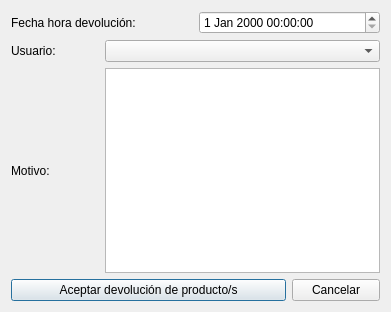
<?xml version="1.0" encoding="UTF-8"?>
<ui version="4.0">
 <class>frmCausaDevolucion</class>
 <widget class="QDialog" name="frmCausaDevolucion">
  <property name="geometry">
   <rect>
    <x>0</x>
    <y>0</y>
    <width>391</width>
    <height>312</height>
   </rect>
  </property>
  <property name="windowTitle">
   <string>Devolución de Ticket completo.</string>
  </property>
  <layout class="QGridLayout" name="gridLayout">
   <item row="0" column="0" colspan="2">
    <widget class="QLabel" name="label">
     <property name="text">
      <string>Fecha hora devolución:</string>
     </property>
    </widget>
   </item>
   <item row="0" column="2" colspan="2">
    <widget class="QDateTimeEdit" name="dateDevolucion"/>
   </item>
   <item row="1" column="0">
    <widget class="QLabel" name="label_2">
     <property name="text">
      <string>Usuario:</string>
     </property>
    </widget>
   </item>
   <item row="1" column="1" colspan="3">
    <widget class="QComboBox" name="cmbUsuario"/>
   </item>
   <item row="2" column="0">
    <widget class="QLabel" name="label_3">
     <property name="text">
      <string>Motivo:</string>
     </property>
    </widget>
   </item>
   <item row="2" column="1" colspan="3">
    <widget class="QTextEdit" name="txtMotivo"/>
   </item>
   <item row="3" column="0" colspan="3">
    <widget class="QPushButton" name="btnAceptar">
     <property name="text">
      <string>Aceptar devolución de producto/s</string>
     </property>
     <property name="icon">
      <iconset resource="../maya.qrc">
       <normaloff>:/Icons/PNG/OK.png</normaloff>:/Icons/PNG/OK.png</iconset>
     </property>
    </widget>
   </item>
   <item row="3" column="3">
    <widget class="QPushButton" name="btnCancelar">
     <property name="text">
      <string>Cancelar</string>
     </property>
     <property name="icon">
      <iconset resource="../maya.qrc">
       <normaloff>:/Icons/PNG/close.png</normaloff>:/Icons/PNG/close.png</iconset>
     </property>
    </widget>
   </item>
  </layout>
 </widget>
 <resources>
  <include location="../maya.qrc"/>
 </resources>
 <connections>
  <connection>
   <sender>btnCancelar</sender>
   <signal>clicked()</signal>
   <receiver>frmCausaDevolucion</receiver>
   <slot>close()</slot>
   <hints>
    <hint type="sourcelabel">
     <x>335</x>
     <y>290</y>
    </hint>
    <hint type="destinationlabel">
     <x>98</x>
     <y>127</y>
    </hint>
   </hints>
  </connection>
 </connections>
</ui>
